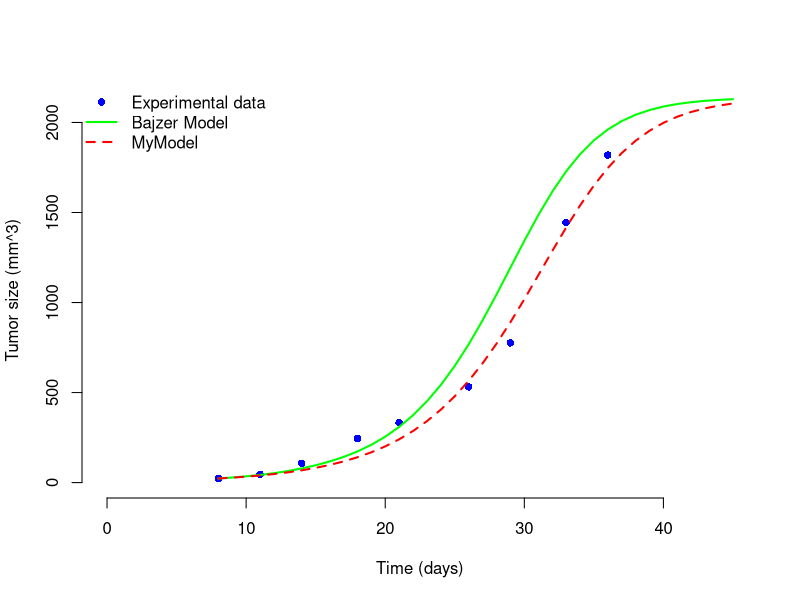

Write the R code that produced this figure.
rm(list=ls())

###################################################################
###################################################################
## Projet
###################################################################
###################################################################

data.df <- read.csv("../Data/NIS-data.csv", header=TRUE)

TimeData <- data.df$x
TumorData <- data.df$y



Viro.model <- function(t, pop, param) {
  
  y <- pop[1]  # Uninfected Tumors
  x <- pop[2]  # Infected Tumors
  v <- pop[3]  # Virus
  
  K=param[1] #Carrying capacity of tumors (in 10 ^6 cells)
  r=param[2] #Effective growth rate of uninfected cells (day-1)
  delta=param[3] #Effective death rate constant of infected cells (day-1)
  
  rho=param[4] #Rate constant of cell fusion (per day per 10^6 cells)
  k=param[5] #Infection rate constant (per day per 106 cells or virions) of uninfected cells by free virus v(t)
  a=param[6] #Virus production rate constant by infected cells (virions per day per cell)
  w=param[7] #Rate constant of virus elimination (day-1)
  
  eps=param[8]
  
  #x,y,v the results 
  dy <- r*y*(1-((y+x)^eps/K^eps))-k*y*v-rho*x*y
  dx <- k*y*v - delta*x
  dv <- a*x - w*v - k*y*v
  

  
  res<-c(dy, dx, dv)
  
  list(res)
}


MyViro.model <- function(t, pop, param) {
  y <- pop[1]  # cellules tumorales non infectées
  x <- pop[2]  # cellules tumorales infectées
  s <- pop[3]
  v <- pop[4]  # particules virales
  
  
  K     <- param[1]
  r     <- param[2]
  delta <- param[3]
  rho   <- param[4]
  k     <- param[5]
  a     <- param[6]
  w     <- param[7]
  eps   <- param[8]
  gamma <- param[9]
  l    <- param[10]  # release of virus
  
  dy <- r * y * (1 - ((y + x + s)^eps / K^eps)) - rho* x * y -k*y*v
  
  dx <- k*y*v  - delta*x - rho* x * y
  
  ds <- 2*rho*x*y - gamma*s
  
  dv <- a*x - w*v - k*y*v + l*gamma*s
  
  res<-c(dy, dx, ds, dv)
  
  list(res)
}

##############################
### main = execution du modele
##############################


require(deSolve)

Tmax = 45
dt = 1

y0=TumorData[1]
x0=0
s0=0
v0=0

#Estimated param
event.dat <- data.frame(var   = c("v"),
                        time  = 14,
                        value = 2,
                        method = "replace")

Time=seq(from=TimeData[1],to=Tmax,by=dt)

Init.cond <- c(y = y0, x = x0, v = v0)
param=c(2139.258,0.2062134,1.119, 0.141, 0.000591, 0.9, 0.3 ,1.648773)
Init_mymodel.cond <- c(y = y0, x = x0,  s = s0, v = v0)
param_mymodel=c(2139.258, 0.1820776, 1.0143859, 0.2220311, 0.0001,  0.8996148,  0.2717003, 1.648773, 1.0338861, 0.1848987)

# Execute
result <- lsoda(Init.cond, Time, Viro.model, param, events = list(data = event.dat))
result_mymodel <- lsoda(Init_mymodel.cond, Time, MyViro.model, param_mymodel, events = list(data = event.dat))

colnames(result) <- c("Time", "y", "x", "v")
colnames(result_mymodel) <- c("Time", "y", "x", "s", "v")

##############################################################################
# Plot all together
##############################################################################
plot(TimeData, TumorData, pch=16, col="blue",
     xlab="Time (days)", ylab="Tumor size (mm^3)", bty="n",
     xlim = c(0, Tmax),ylim=c(0, 2139.258))

# Model 1 (green)
lines(result[,"Time"], result[,"y"] + result[,"x"], col="green", lwd=2)

# Model 2 (red)
lines(result_mymodel[,"Time"], result_mymodel[,"y"] + result_mymodel[,"x"] + result_mymodel[,"s"], col="red", lwd=2, lty=2)

# Legend
legend("topleft", legend=c("Experimental data", "Bajzer Model", "MyModel"),
       col=c("blue", "green", "red"),
       pch=c(16, NA, NA), lty=c(NA, 1, 2), lwd=c(NA, 2, 2), bty="n")
